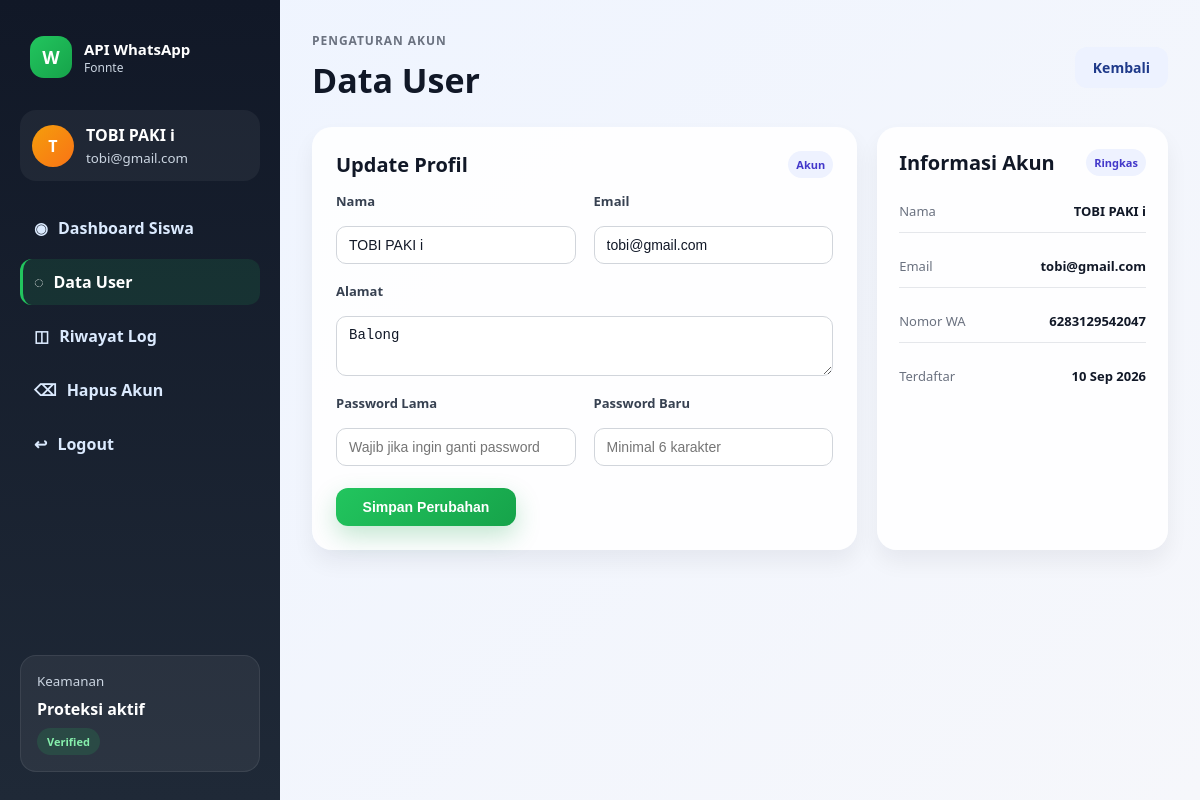
The app's page /user-data.php (signed in) with its own data.
### tables this page shows
CREATE TABLE `users` (
  `id` int(11) NOT NULL,
  `nama` varchar(100) NOT NULL,
  `email` varchar(150) NOT NULL,
  `no_hp` varchar(20) NOT NULL,
  `alamat` text NOT NULL,
  `password` varchar(255) NOT NULL,
  `created_at` timestamp NOT NULL DEFAULT current_timestamp()
);

### user-data.php (the view, shortened to what this page needs)
<?php
require_once __DIR__ . '/config/database.php';
$stmt = $pdo->prepare('SELECT id, nama, email, no_hp, alamat, created_at FROM users WHERE id = :id');
$stmt->execute(['id' => $_SESSION['user_id']]);
$user = $stmt->fetch();
$created = date('d M Y', strtotime($user['created_at']));
?>
<!DOCTYPE html>
<html lang="id">
<head>
<link rel="stylesheet" href="assets/css/style.css">
</head>
<body class="user-body">
<div class="user-shell">
  <aside class="sidebar">
    <div class="brand-wrap">
      <div class="brand-mark">W</div>
      <div>
        <div class="brand-title">API WhatsApp</div>
        <div class="brand-subtitle">Fonnte</div>
      </div>
    </div>
    <div class="profile-mini">
      <div class="avatar"><?= strtoupper(substr($user['nama'], 0, 1)) ?></div>
      <div>
        <strong><?= htmlspecialchars($user['nama']) ?></strong>
        <small><?= htmlspecialchars($user['email']) ?></small>
      </div>
    </div>
    <nav class="sidebar-nav">
      <a href="user-dashboard.php">
        <span>◉</span>
        Dashboard Siswa
      </a>
      <a href="user-data.php" class="active">
        <span>◌</span>
        Data User
      </a>
      <a href="user-log.php">
        <span>◫</span>
        Riwayat Log
      </a>
      <a href="user-delete-account.php">
        <span>⌫</span>
        Hapus Akun
      </a>
      <a href="user-logout.php">
        <span>↩</span>
        Logout
      </a>
    </nav>
    <div class="sidebar-card">
      <small>Keamanan</small>
      <strong>Proteksi aktif</strong>
      <span class="status-pill success">Verified</span>
    </div>
  </aside>
  <main class="user-main">
    <header class="topbar">
      <div>
        <p class="eyebrow">Pengaturan akun</p>
        <h1>Data User</h1>
      </div>
      <a href="user-dashboard.php" class="modern-btn secondary">Kembali</a>
    </header>
    <section class="settings-grid">
      <article class="panel form-panel">
        <div class="panel-header">
          <h3>Update Profil</h3>
          <span class="mini-tag">Akun</span>
        </div>
        <form method="POST" action="api/user_profile_update.php" class="user-form">
          <div class="form-grid">
            <div class="field">
              <label>Nama</label>
              <input type="text" name="nama" required minlength="3" value="<?= htmlspecialchars($user['nama']) ?>">
            </div>
            <div class="field">
              <label>Email</label>
              <input type="email" name="email" required value="<?= htmlspecialchars($user['email']) ?>">
            </div>
            <div class="field full">
              <label>Alamat</label>
              <textarea name="alamat" required><?= htmlspecialchars($user['alamat']) ?></textarea>
            </div>
            <div class="field">
              <label>Password Lama</label>
              <input type="password" name="old_password" placeholder="Wajib jika ingin ganti password">
            </div>
            <div class="field">
              <label>Password Baru</label>
              <input type="password" name="new_password" minlength="6" placeholder="Minimal 6 karakter">
            </div>
          </div>
          <div class="form-actions modern-actions">
            <button type="submit" class="modern-btn primary submit-btn">Simpan Perubahan</button>
          </div>
        </form>
      </article>
      <article class="panel panel-side">
        <div class="panel-header">
          <h3>Informasi Akun</h3>
          <span class="mini-tag">Ringkas</span>
        </div>
        <div class="account-box">
          <div class="account-row">
            <span>Nama</span>
            <strong><?= htmlspecialchars($user['nama']) ?></strong>
          </div>
          <div class="account-row">
            <span>Email</span>
            <strong><?= htmlspecialchars($user['email']) ?></strong>
          </div>
          <div class="account-row">
            <span>Nomor WA</span>
            <strong><?= htmlspecialchars($user['no_hp']) ?></strong>
          </div>
          <div class="account-row">
            <span>Terdaftar</span>
            <strong><?= htmlspecialchars($created) ?></strong>
          </div>
        </div>
      </article>
    </section>
  </main>
</div>
</body>
</html>

### records on screen
users: nama "T", nama "TOBI PAKI i", email "tobi@gmail.com", alamat "Balong", no_hp "6283129542047", created_at "10 Sep 2026"
